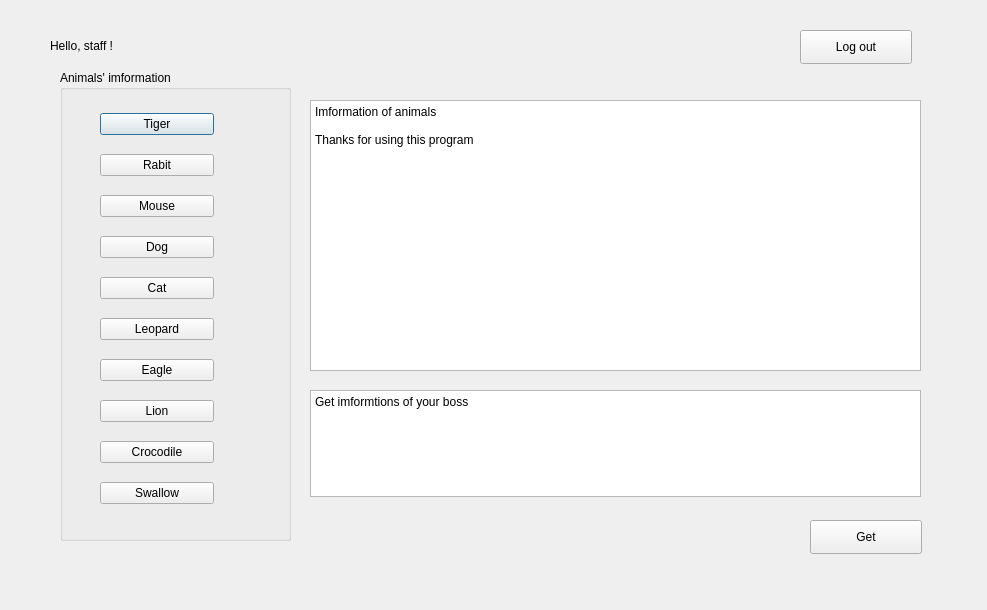
<?xml version="1.0" encoding="UTF-8"?>
<ui version="4.0">
 <class>Dialogstaff</class>
 <widget class="QDialog" name="Dialogstaff">
  <property name="geometry">
   <rect>
    <x>0</x>
    <y>0</y>
    <width>987</width>
    <height>610</height>
   </rect>
  </property>
  <property name="windowTitle">
   <string>Hellow, staff!</string>
  </property>
  <widget class="QGroupBox" name="groupBox">
   <property name="geometry">
    <rect>
     <x>60</x>
     <y>70</y>
     <width>231</width>
     <height>471</height>
    </rect>
   </property>
   <property name="title">
    <string>Animals' imformation</string>
   </property>
   <widget class="QWidget" name="layoutWidget">
    <property name="geometry">
     <rect>
      <x>40</x>
      <y>30</y>
      <width>114</width>
      <height>423</height>
     </rect>
    </property>
    <layout class="QVBoxLayout" name="verticalLayout">
     <item>
      <widget class="QPushButton" name="pushButton_tiger">
       <property name="text">
        <string>Tiger</string>
       </property>
      </widget>
     </item>
     <item>
      <widget class="QPushButton" name="pushButton_rabit">
       <property name="text">
        <string>Rabit</string>
       </property>
      </widget>
     </item>
     <item>
      <widget class="QPushButton" name="pushButton_mouse">
       <property name="text">
        <string>Mouse</string>
       </property>
      </widget>
     </item>
     <item>
      <widget class="QPushButton" name="pushButton_dog">
       <property name="text">
        <string>Dog</string>
       </property>
      </widget>
     </item>
     <item>
      <widget class="QPushButton" name="pushButton_cat">
       <property name="text">
        <string>Cat</string>
       </property>
      </widget>
     </item>
     <item>
      <widget class="QPushButton" name="pushButton_leopard">
       <property name="text">
        <string>Leopard</string>
       </property>
      </widget>
     </item>
     <item>
      <widget class="QPushButton" name="pushButton_eagle">
       <property name="text">
        <string>Eagle</string>
       </property>
      </widget>
     </item>
     <item>
      <widget class="QPushButton" name="pushButton_lion">
       <property name="text">
        <string>Lion</string>
       </property>
      </widget>
     </item>
     <item>
      <widget class="QPushButton" name="pushButton_crocodile">
       <property name="text">
        <string>Crocodile</string>
       </property>
      </widget>
     </item>
     <item>
      <widget class="QPushButton" name="pushButton_swallow">
       <property name="text">
        <string>Swallow</string>
       </property>
      </widget>
     </item>
    </layout>
   </widget>
  </widget>
  <widget class="QLabel" name="label_hello">
   <property name="geometry">
    <rect>
     <x>50</x>
     <y>30</y>
     <width>171</width>
     <height>31</height>
    </rect>
   </property>
   <property name="text">
    <string>Hello, staff !</string>
   </property>
  </widget>
  <widget class="QPlainTextEdit" name="plainTextEdit">
   <property name="geometry">
    <rect>
     <x>310</x>
     <y>100</y>
     <width>611</width>
     <height>271</height>
    </rect>
   </property>
   <property name="plainText">
    <string>Imformation of animals

Thanks for using this program
</string>
   </property>
  </widget>
  <widget class="QPushButton" name="pushButton_logout">
   <property name="geometry">
    <rect>
     <x>800</x>
     <y>30</y>
     <width>112</width>
     <height>34</height>
    </rect>
   </property>
   <property name="text">
    <string>Log out</string>
   </property>
  </widget>
  <widget class="QPushButton" name="pushButton_getboss">
   <property name="geometry">
    <rect>
     <x>810</x>
     <y>520</y>
     <width>112</width>
     <height>34</height>
    </rect>
   </property>
   <property name="text">
    <string>Get</string>
   </property>
  </widget>
  <widget class="QPlainTextEdit" name="plainTextEdit_2">
   <property name="geometry">
    <rect>
     <x>310</x>
     <y>390</y>
     <width>611</width>
     <height>107</height>
    </rect>
   </property>
   <property name="plainText">
    <string>Get imformtions of your boss</string>
   </property>
  </widget>
 </widget>
 <resources/>
 <connections/>
</ui>
